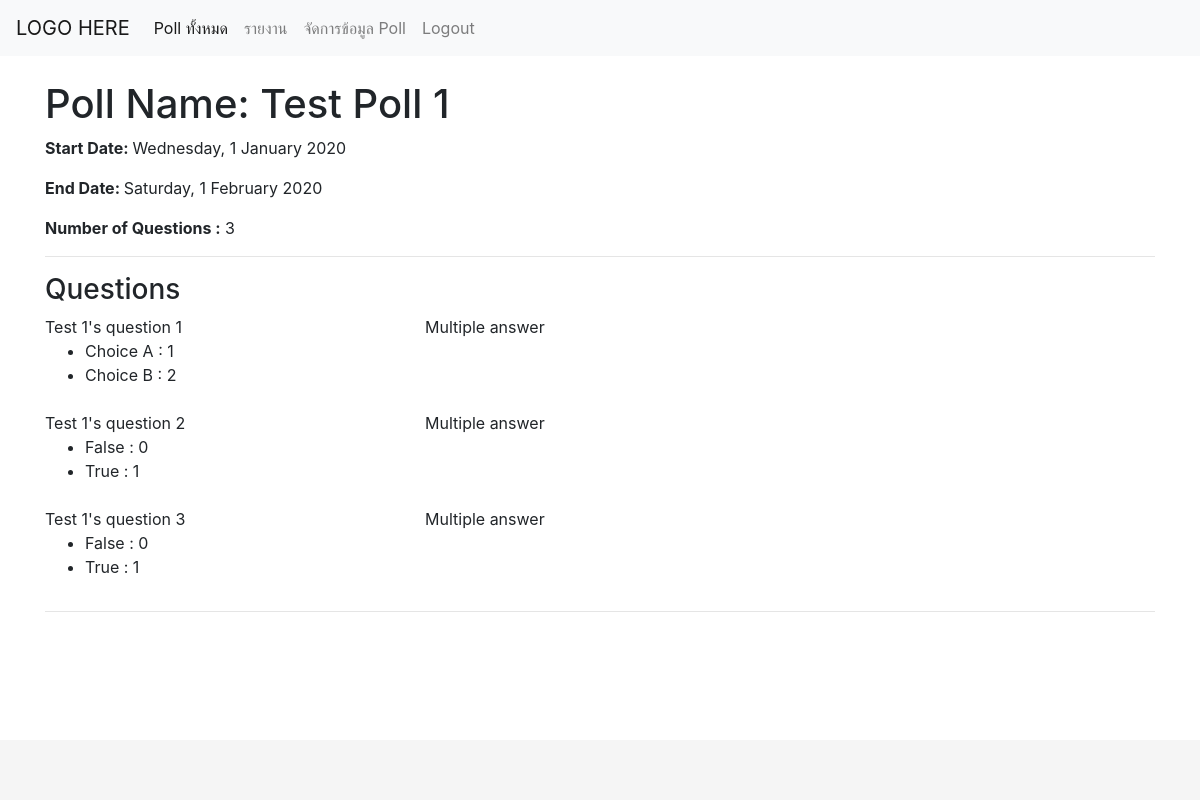
Page /polls/detail/1/ on the committed database.
### polls/models.py (models this page shows, shortened)
class Poll(models.Model):
    title = models.CharField(max_length=100)
    start_date = models.DateField(null=True, blank=True)
    end_date = models.DateField(null=True, blank=True)
    del_flag = models.BooleanField(default=False)

class Question(models.Model):
    text = models.TextField()
    SINGLE = '01'
    MULTIPLE = '02'
    TYPES = (
        (SINGLE, 'Single answer'),
        (MULTIPLE, 'Multiple answer')
    )
    question_type = models.CharField(max_length=2, choices=TYPES, default='01')
    poll = models.ForeignKey(Poll, on_delete=models.PROTECT)

class Choice(models.Model):
    text = models.CharField(max_length=100)
    value = models.IntegerField(default=0)
    question = models.ForeignKey(Question, on_delete=models.PROTECT)

### polls/views.py (the view)
# urls.py: path('detail/<int:poll_id>/', views.detail, name='poll_detail'),
def detail(request, poll_id):
    poll = Poll.objects.get(pk=poll_id)
    return render(request, 'polls/detail.html', { 'poll': poll })

### polls/templates/polls/detail.html
{% extends "base.html" %}
{% block content %}
<h1>Poll Name: {{ poll.title }}</h1>
<p><b>Start Date: </b> {{ poll.start_date|date:"l, j F Y" }}</p>
<p><b>End Date: </b> {{ poll.end_date|date:"l, j F Y" }}</p>
<p><b>Number of Questions :</b> {{ poll.question_set.count|default:"No questions" }}</p>
<hr>
<h3>Questions</h3>
{% for question in poll.question_set.all %}
<div class="row mb-2">
    <div class="col-4">
        {{question.text}}
        <ul>
            {% for choice in question.choice_set.all %}
                <li>{{ choice.text }} : {{choice.value}}</li>
            {% endfor %}
        </ul>
    </div>
    <div class="col-2">
        {% if question.question_type == '01' %}
            Single answer
        {% else %}
            Multiple answer
        {% endif %}
    </div>
</div>
{% endfor %}
<hr>
{% endblock content %}

### templates/base.html (shortened to what this page needs)
<!DOCTYPE html>
{% load static %}
<html lang="en">
<head>
    <link rel="stylesheet" type="text/css" href="{% static 'css/bootstrap.css'%}">
</head>
<body>
    <nav class="navbar navbar-expand-lg navbar-light bg-light">
        <a class="navbar-brand" href="#">LOGO HERE</a>
        <div class="collapse navbar-collapse" id="navbarNav">
            <ul class="navbar-nav">
                <li class="nav-item active">
                    <a class="nav-link" href="{% url 'index' %}">Poll ทั้งหมด</a>
                </li>
                <li class="nav-item">
                    <a class="nav-link" href="#">รายงาน</a>
                </li>
                <li class="nav-item">
                    <a class="nav-link" href="#">จัดการข้อมูล Poll</a>
                </li>
                <li class="nav-item">
                    <a class="nav-link" href="{% url 'logout' %}">Logout</a>
                </li>
            </ul>
        </div>
    </nav>
    <br>
    <div class="container">
        {% block content %}
        {% endblock %}
    </div>
    <footer class="footer">
    </footer>
</body>
</html>

### templates/base.html (style rules this page uses)
html { position: relative; min-height: 100%; }
body { margin-bottom: 60px; }
.footer { position: absolute; bottom: 0; width: 100%; height: 60px; line-height: 60px; background-color: #f5f5f5; }

### rows in the picture
Poll: title "Test Poll 1", start_date "Wednesday, 1 January 2020", end_date "Saturday, 1 February 2020", question_set.count "3"
Question: text "Test 1's question 1", question_type "Multiple answer"
Choice: text "Choice A", value "1"
Choice: text "Choice B", value "2"
Question: text "Test 1's question 2", question_type "Multiple answer"
Choice: text "False", value "0"
Choice: text "True", value "1"
Question: text "Test 1's question 3", question_type "Multiple answer"
Choice: text "False", value "0"
Choice: text "True", value "1"
